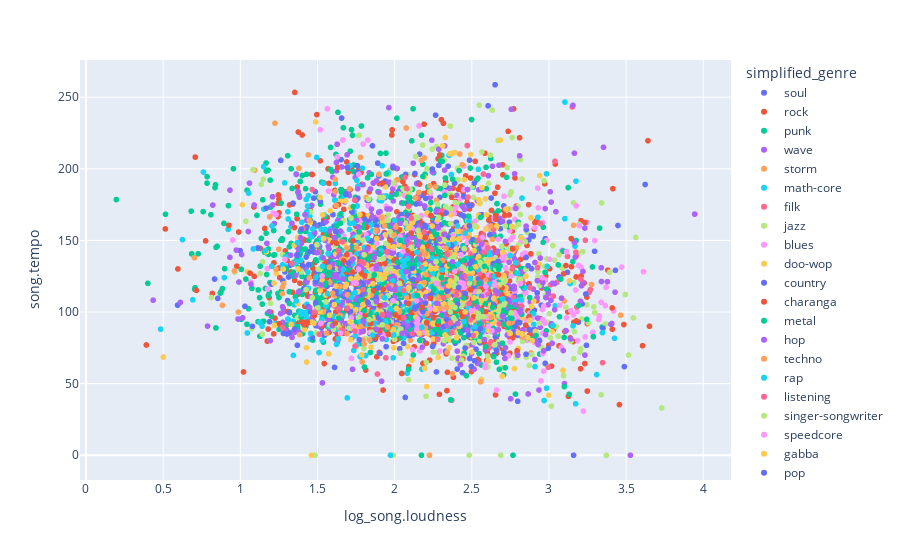

Notebook cell for this chart:
### Code cell
log_loudness(data)

px.scatter(data_frame = log_loudness(data), x = 'log_song.loudness', y= 'song.tempo', hover_name = 'artist.terms', color = 'simplified_genre')
